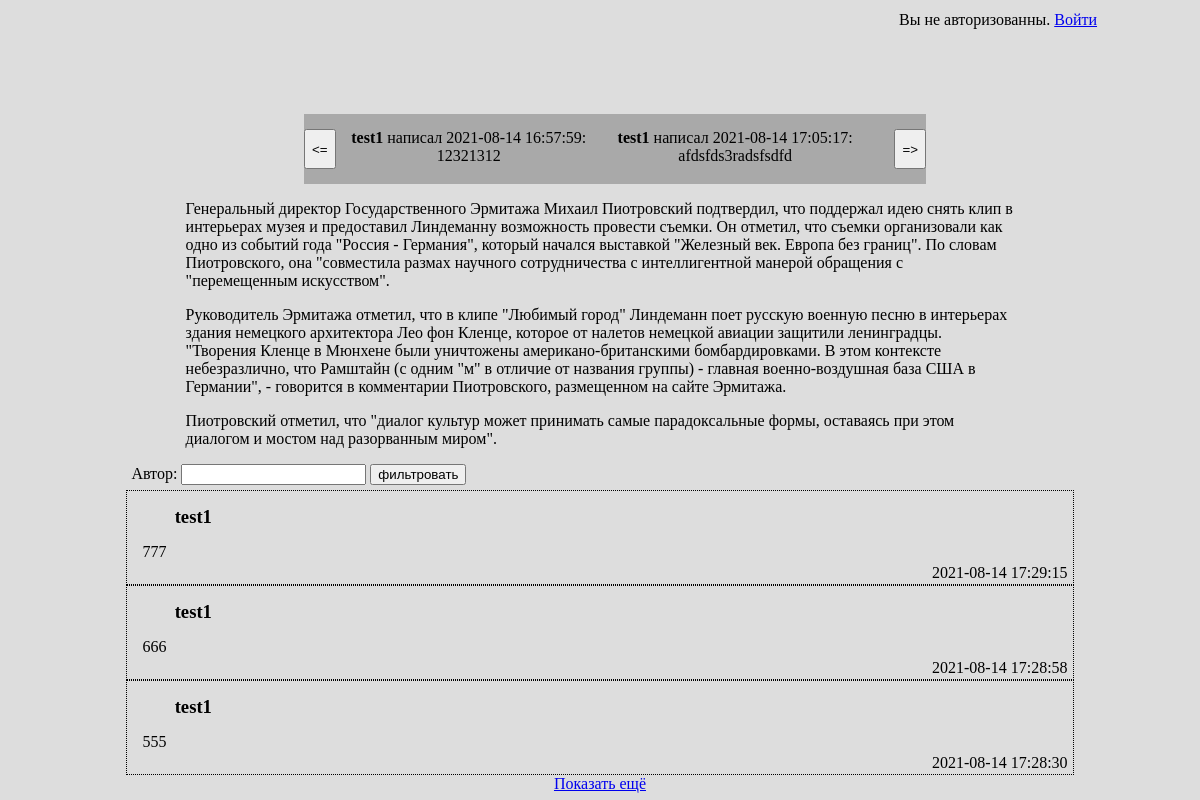
The page / on the database its author committed.
### tables this page shows
CREATE TABLE `comment` (
  `id` int NOT NULL,
  `user_id` int NOT NULL,
  `text` text NOT NULL,
  `date` datetime NOT NULL DEFAULT CURRENT_TIMESTAMP
);

CREATE TABLE `user` (
  `id` int NOT NULL,
  `login` varchar(50) NOT NULL,
  `password` varchar(32) NOT NULL
);

### classes/MyDB.class.php (called while the page is built, shortened)
<?php
class MyDB {
	private static $_link = false;
	public static $dbhost = DB_HOST;
	public static $dbuser = DB_USER;
	public static $dbpass = DB_PASS;
	public static $dbport = DB_PORT;
	public static $dbname = DB_NAME;
	public static function connect() {
		@MyDB::$_link = new mysqli(MyDB::$dbhost, MyDB::$dbuser, MyDB::$dbpass, MyDB::$dbname, MyDB::$dbport);
		MyDB::$_link->query("SET charset utf8");
	}
	public static function get() {
		return MyDB::$_link;
	}
	public static function query($query, $vars = [], $output = 'assoc') {
		$db = MyDB::get();
		if (count($vars)) {
			foreach ($vars as $key => $var) {
				$var = $db->real_escape_string($var);
				$query = str_replace('?'.$key, $var, $query);
			}
		}
		$res = $db->query($query);
		if ($res === true)
			return true;
		if ($output == 'assoc') {
			$result = [];
		} else {
			$result = false;
		}
		switch ($output) {
			case 'row':
				if ($res->num_rows) {
					$result = $res->fetch_assoc();
				}
			break;
			case 'elem':
				if ($res->num_rows) {
					$result = $res->fetch_row();
					$result = $result[0];
				}
			break;
			default:
				while ($next = $res->fetch_assoc()) {
					$result[] = $next;
				}
		}
		return $result;
	}
}
?>

### classes/Comment.class.php (called while the page is built, shortened)
<?php
class Comment {
	public function __construct(array $data)
    {
	    $this->user = User::get($data['user_id']);
	}
	public static function load(int $start = 0, int $limit = 3, string $sort = 'date', string $direction = 'DESC')
    {
        $result = [];
        $rows = MyDB::query("SELECT * FROM comment ORDER BY ?order ?direction LIMIT ?start, ?limit",
            ['order' => $sort, 'direction' => $direction, 'start' => $start, 'limit' => $limit]);
        foreach ($rows as $row) {
            $result[] = new Comment($row);
        }
        return $result;
    }
    public static function count() {
	    return MyDB::query("SELECT count(*) FROM comment", [], 'elem');
    }
}

### pages/main.php (called while the page is built)
<?php
$comments = Comment::load();
$comments_count = Comment::count();
$comments_slider = Comment::load(0, 5, 'RAND()');

### classes/User.class.php (called while the page is built, shortened)
<?php
class User {
	private static $_all = [];
	public static function get(int $id)
    {
		if (isset(User::$_all[$id])) {
			return User::$_all[$id];
		} else {
            $data = MyDB::query("SELECT * FROM user WHERE id = ?id", ['id' => $id], 'row');
			return new User($data);
		}
	}
	public function __construct(array $data)
    {
        $this->login = $data['login'];
        if (isset($data['id'])) {
            $this->id = $data['id'];
            User::$_all[$this->id] = $this;
        }
	}
}

### templ/main.php (the view, shortened to what this page needs)
<html xmlns="http://www.w3.org/1999/xhtml">
<head>
</head>
<body>
    <div class="login-block">
        <?php if (!$user):?>
        <div>
            Вы не авторизованны. <a href="#" id="show-login-form">Войти</a>
        </div>
        <?php else:?>
        <div>
            Вы вошли как <b><?=$user->login?></b>. <a href="index.php?method=logout">Выйти</a></b>
        </div>
        <?php endif;?>
    </div>
    <div id="slider-block">
        <input type="button" id="slider-prev" value="<=">
        <?php foreach ($comments_slider as $comment):?>
            <div class="slider-comment">
                <span class="slider-comment-author"><?=$comment->user->login?></span>
                написал <span class="slider-comment-date"><?=$comment->date?></span>:<br>
                <?=$comment->text?>
            </div>
        <?php endforeach;?>
        <input type="button" id="slider-next" value="=>">
    </div>
    <div class="main-text">
        <p>Генеральный директор Государственного Эрмитажа Михаил Пиотровский подтвердил, что поддержал идею снять клип в интерьерах музея и предоставил Линдеманну возможность провести съемки. Он отметил, что съемки организовали как одно из событий года "Россия - Германия", который начался выставкой "Железный век. Европа без границ". По словам Пиотровского, она "совместила размах научного сотрудничества с интеллигентной манерой обращения с "перемещенным искусством".</p>
        <p>Руководитель Эрмитажа отметил, что в клипе "Любимый город" Линдеманн поет русскую военную песню в интерьерах здания немецкого архитектора Лео фон Кленце, которое от налетов немецкой авиации защитили ленинградцы. "Творения Кленце в Мюнхене были уничтожены американо-британскими бомбардировками. В этом контексте небезразлично, что Рамштайн (с одним "м" в отличие от названия группы) - главная военно-воздушная база США в Германии", - говорится в комментарии Пиотровского, размещенном на сайте Эрмитажа.</p>
        <p>Пиотровский отметил, что "диалог культур может принимать самые парадоксальные формы, оставаясь при этом диалогом и мостом над разорванным миром".</p>
    </div>
    <div id="comments">
        <div style="margin: 5px">
            Автор: <input type="text" id="filter-text"> <input type="button" value="фильтровать">
        </div>
        <?php foreach ($comments as $comment):?>
        <?php include("templ/comment.php");?>
        <?php endforeach;?>
        <?php if ($comments_count > count($comments)):?>
        <div style="text-align: center">
            <a href="#c" id="show-more" data-loaded="<?=count($comments)?>">Показать ещё</a>
        </div>
        <?php endif;?>
    </div>
</body>
</html>

### index.php (shortened to what this page needs)
<?php
if (isset($_REQUEST['method'])) {
	$page = $_REQUEST['method'];
} else {
	$page = 'main';
}
$user = null;
$page = preg_replace('/[^a-z0-9_]+/', '', $page);
$error = false;
$data = [];
include "pages/{$page}.php";
if (isset($_REQUEST['json'])) {
	if ($error) {
		$response = ['status' => 'error',
			         'error' => $error];
	} else {
		$response = ['status' => 'ok',
			         'data' => $data];
	}
	print json_encode($response);
} else {
    if (file_exists("templ/{$page}.php")) {
        include "templ/{$page}.php";
    } else {
        header('HTTP/1.0 404 not found');
    }
}

### templ/comment.php
<div class="comment">
    <div class="comment-user"><?=$comment->user->login?></div>
    <div class="comment-text"><?=$comment->text?></div>
    <div class="comment-date"><?=$comment->date?></div>
</div>

### css/style.css (style rules this page uses)
body { background-color: #dddddd; }
.main-text { width: 70%; margin-left: 15%; }
.login-block { width: 25%; padding: 3px; margin-left: 75%; height: 100px; }
#comments { width: 80%; margin-left: 10%; }
.comment { border-width: 1px; border-style: dotted; }
.comment-user { font-weight: bold; margin: 15px 5%; font-size: 14pt; }
.comment-text { margin: 3px 15px; }
.comment-date { text-align: right; margin: 2px 5px; }
#slider-block { width: 50%; margin-left: 25%; background-color: darkgray; padding: 15px; display: inline-block; }
.slider-comment { width: 45%; text-align: center; float: left; }
.slider-comment-author { font-weight: bold; }
#slider-prev { float: left; margin-left: -15px; }
#slider-next { float: right; margin-right: -15px; }
#slider-prev,#slider-next { height: 40px; }

### rows shown on the page
comment: user.login "test1", date "2021-08-14 16:57:59", text "12321312"
comment: user.login "test1", date "2021-08-14 17:05:17", text "afdsfds3radsfsdfd"
comment: user.login "test1", text "777", date "2021-08-14 17:29:15"
comment: user.login "test1", text "666", date "2021-08-14 17:28:58"
comment: user.login "test1", text "555", date "2021-08-14 17:28:30"
